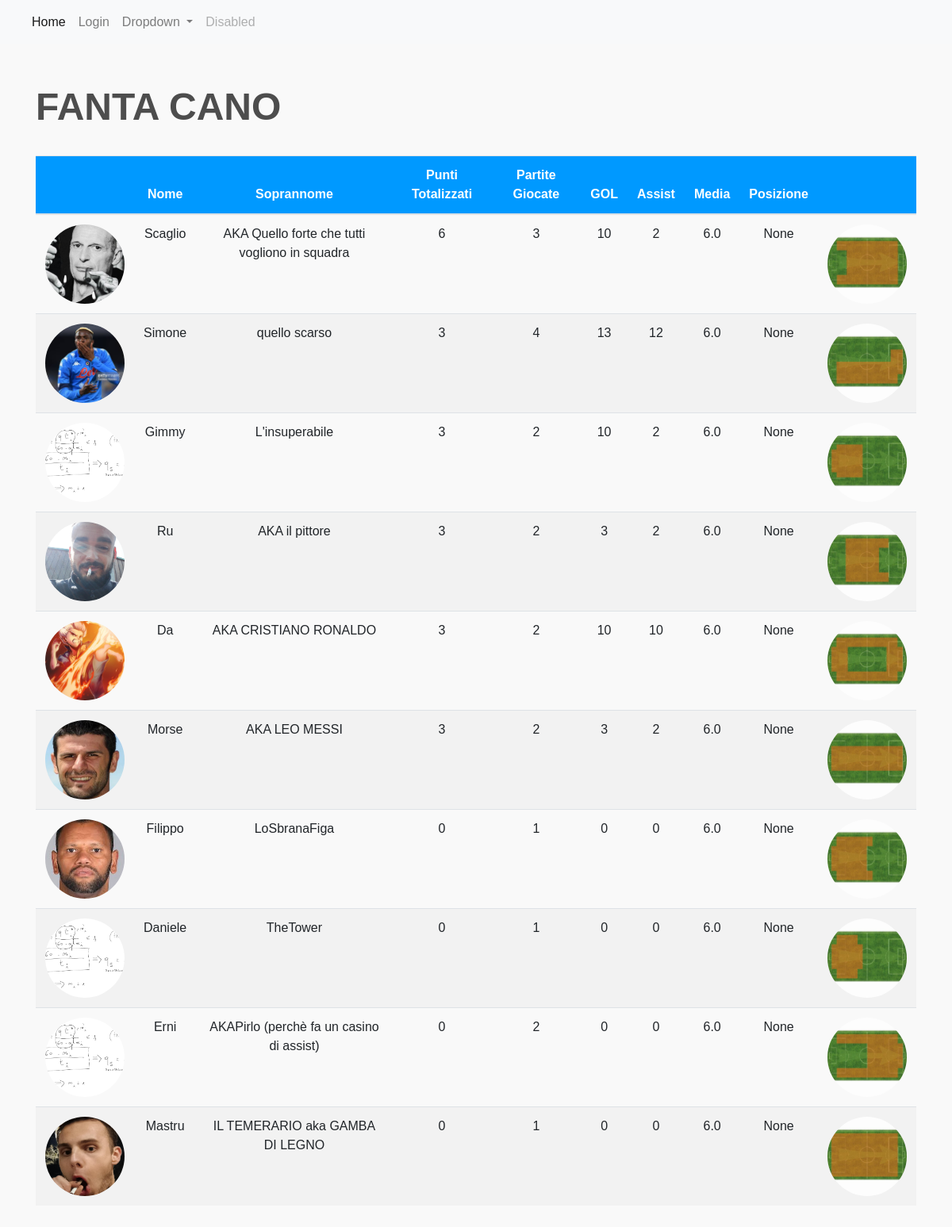
The page / on the database its author committed.
### calcetto/models.py (models this page shows, shortened)
class Giocatore(models.Model):
    nome = models.CharField(max_length=50)
    soprannome = models.CharField(max_length=50)
    punti_totalizzati = models.IntegerField(default=0)
    partite_giocate = models.IntegerField(default=0)
    gol = models.IntegerField(default=0)
    assist = models.IntegerField(default=0)
    fanta_media = models.FloatField(default=6.0)
    immagine = models.ImageField(null= True, blank= True, upload_to = "images/")
    posizione = models.CharField(max_length=100, blank=True, null=True)
    immagine2=models.ImageField(null= True, blank= True, upload_to = "images/")

### calcetto/views.py (the view)
# urls.py: path('', views.lista_giocatori, name='lista_giocatori'),
def lista_giocatori(request):
    giocatori = Giocatore.objects.order_by('-punti_totalizzati')
    context = {'giocatori': giocatori}
    return render(request, 'lista_giocatori.html', context)

### calcetto/templates/lista_giocatori.html (shortened to what this page needs)
<!DOCTYPE html>
<html>
<head>
    <link rel="stylesheet" href="https://stackpath.bootstrapcdn.com/bootstrap/4.3.1/css/bootstrap.min.css">
</head>
<body>
<nav class="navbar navbar-expand-lg navbar-light bg-light">
  <div class="collapse navbar-collapse" id="navbarSupportedContent">
    <ul class="navbar-nav mr-auto">
      <li class="nav-item active">
        <a class="nav-link" href="{% url 'lista_giocatori' %}">Home <span class="sr-only">(current)</span></a>
      </li>
      <li class="nav-item">
        <a class="nav-link" href="{% url 'login' %}">Login</a>
      </li>
      <li class="nav-item dropdown">
        <a class="nav-link dropdown-toggle" href="#" id="navbarDropdown" role="button" data-toggle="dropdown" aria-haspopup="true" aria-expanded="false">
          Dropdown
        </a>
      </li>
      <li class="nav-item">
        <a class="nav-link disabled" href="#">Disabled</a>
      </li>
    </ul>
  </div>
</nav>
    <div class="container">
        <h1 class="mt-4 mb-4">FANTA CANO</h1>
        <table class="table">
            <thead >
                <tr>
                    <th> </th>
                    <th>Nome</th>
                    <th>Soprannome</th>
                    <th>Punti Totalizzati</th>
                    <th>Partite Giocate</th>
                    <th>GOL</th>
                    <th>Assist</th>
                    <th>Media</th>
                    <th>Posizione</th>
                    <th></th>
                </tr>
            </thead>
            <tbody>
                {% for giocatore in giocatori %}
                <tr>
                    <td><img src="{{ giocatore.immagine.url }}" class="table-img"></td>
                    <td>{{ giocatore.nome }}</td>
                    <td>{{ giocatore.soprannome }}</td>
                    <td>{{ giocatore.punti_totalizzati }}</td>
                    <td>{{ giocatore.partite_giocate }}</td>
                    <td>{{ giocatore.gol }}</td>
                    <td>{{ giocatore.assist }}</td>
                    <td>{{ giocatore.fanta_media }}</td>
                    <td> {{ giocatore.posizione }}</td>
                    <td> <img src="{{ giocatore.immagine2.url }}" class="table-img"></td>
                </tr>
                {% endfor %}
            </tbody>
        </table>
    </div>
</body>
</html>

### calcetto/templates/lista_giocatori.html (style rules this page uses)
.table-img { width: 100px; height: 100px; object-fit: cover; border-radius: 50%; }
body { background-color: #f9f9f9; font-family: Arial, sans-serif; }
.container { margin-top: 50px; margin-bottom: 50px; }
.mt-4 { margin-top: 2rem !important; }
.mb-4 { margin-bottom: 2rem !important; }
h1 { color: #4d4d4d; font-size: 3rem; font-weight: bold; }
th { background-color: #0099ff; color: #fff; font-weight: bold; text-align: center; }
td { text-align: center; }
tr:nth-child(even) { background-color: #f2f2f2; }

### rows shown on the page
Giocatore: immagine (picture), nome "Scaglio", soprannome "AKA Quello forte che tutti vogliono in squadra", punti_totalizzati "6", partite_giocate "3", gol "10", assist "2", fanta_media "6.0", posizione "None", immagine2 (picture)
Giocatore: immagine (picture), nome "Simone", soprannome "quello scarso", punti_totalizzati "3", partite_giocate "4", gol "13", assist "12", fanta_media "6.0", posizione "None", immagine2 (picture)
Giocatore: immagine (picture), nome "Gimmy", soprannome "L'insuperabile", punti_totalizzati "3", partite_giocate "2", gol "10", assist "2", fanta_media "6.0", posizione "None", immagine2 (picture)
Giocatore: immagine (picture), nome "Ru", soprannome "AKA il pittore", punti_totalizzati "3", partite_giocate "2", gol "3", assist "2", fanta_media "6.0", posizione "None", immagine2 (picture)
Giocatore: immagine (picture), nome "Da", soprannome "AKA CRISTIANO RONALDO", punti_totalizzati "3", partite_giocate "2", gol "10", assist "10", fanta_media "6.0", posizione "None", immagine2 (picture)
Giocatore: immagine (picture), nome "Morse", soprannome "AKA LEO MESSI", punti_totalizzati "3", partite_giocate "2", gol "3", assist "2", fanta_media "6.0", posizione "None", immagine2 (picture)
Giocatore: immagine (picture), nome "Filippo", soprannome "LoSbranaFiga", punti_totalizzati "0", partite_giocate "1", gol "0", assist "0", fanta_media "6.0", posizione "None", immagine2 (picture)
Giocatore: immagine (picture), nome "Daniele", soprannome "TheTower", punti_totalizzati "0", partite_giocate "1", gol "0", assist "0", fanta_media "6.0", posizione "None", immagine2 (picture)
Giocatore: immagine (picture), nome "Erni", soprannome "AKAPirlo (perchè fa un casino di assist)", punti_totalizzati "0", partite_giocate "2", gol "0", assist "0", fanta_media "6.0", posizione "None", immagine2 (picture)
Giocatore: immagine (picture), nome "Mastru", soprannome "IL TEMERARIO aka GAMBA DI LEGNO", punti_totalizzati "0", partite_giocate "1", gol "0", assist "0", fanta_media "6.0", posizione "None", immagine2 (picture)
